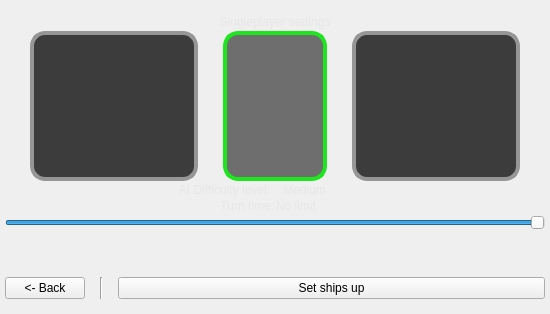
      <widget class="QWidget" name="page_SinglePlayerSettings">
       <property name="styleSheet">
        <string notr="true"/>
       </property>
       <layout class="QVBoxLayout" name="verticalLayout_6" stretch="1,4,1,1,1">
        <property name="spacing">
         <number>2</number>
        </property>
        <property name="leftMargin">
         <number>5</number>
        </property>
        <property name="topMargin">
         <number>15</number>
        </property>
        <property name="rightMargin">
         <number>5</number>
        </property>
        <property name="bottomMargin">
         <number>15</number>
        </property>
        <item>
         <widget class="QLabel" name="label_6">
          <property name="styleSheet">
           <string notr="true">font: 700 24pt &quot;Consolas&quot;;
color: rgb(230, 230, 230);</string>
          </property>
          <property name="text">
           <string>Singleplayer settings</string>
          </property>
          <property name="alignment">
           <set>Qt::AlignCenter</set>
          </property>
         </widget>
        </item>
        <item>
         <layout class="QHBoxLayout" name="horizontalLayout_5">
          <property name="spacing">
           <number>25</number>
          </property>
          <property name="leftMargin">
           <number>25</number>
          </property>
          <property name="rightMargin">
           <number>25</number>
          </property>
          <item>
           <widget class="QPushButton" name="pushButton_SinglePlayer_EasyMode">
            <property name="sizePolicy">
             <sizepolicy hsizetype="Minimum" vsizetype="Minimum">
              <horstretch>0</horstretch>
              <verstretch>0</verstretch>
             </sizepolicy>
            </property>
            <property name="cursor">
             <cursorShape>PointingHandCursor</cursorShape>
            </property>
            <property name="styleSheet">
             <string notr="true">QPushButton {
	image: url(:/new/prefix1/res/ship_easy.png);
	background-color: rgb(60, 60, 60);
    border: 4px solid rgb(150,150,150);
    border-radius: 15px;
    padding: 64;
	font: 400 16pt &quot;Segoe UI&quot;;
}

QPushButton:hover {
    background-color: #0066CC;
    border-color: #1E90FF;
}

QPushButton:pressed {
    background-color: #003399;
    border-color: #1E90FF;
}</string>
            </property>
            <property name="text">
             <string/>
            </property>
            <property name="checkable">
             <bool>true</bool>
            </property>
           </widget>
          </item>
          <item>
           <widget class="QPushButton" name="pushButton_SinglePlayer_MediumMode">
            <property name="sizePolicy">
             <sizepolicy hsizetype="Minimum" vsizetype="Minimum">
              <horstretch>0</horstretch>
              <verstretch>0</verstretch>
             </sizepolicy>
            </property>
            <property name="cursor">
             <cursorShape>ArrowCursor</cursorShape>
            </property>
            <property name="styleSheet">
             <string notr="true">QPushButton {
	image: url(:/new/prefix1/res/ship_mid.png);
	background-color: rgb(110, 110, 110);
    border: 4px solid rgb(30,230,30);
    border-radius: 15px;
    padding: 32;
	font: 400 16pt &quot;Segoe UI&quot;;
}

QPushButton:hover {
    background-color: #0066CC;
    border-color: #1E90FF;
}

QPushButton:pressed {
    background-color: #003399;
    border-color: #1E90FF;
}</string>
            </property>
            <property name="text">
             <string/>
            </property>
            <property name="checkable">
             <bool>true</bool>
            </property>
           </widget>
          </item>
          <item>
           <widget class="QPushButton" name="pushButton_SinglePlayer_HardMode">
            <property name="sizePolicy">
             <sizepolicy hsizetype="Minimum" vsizetype="Minimum">
              <horstretch>0</horstretch>
              <verstretch>0</verstretch>
             </sizepolicy>
            </property>
            <property name="cursor">
             <cursorShape>PointingHandCursor</cursorShape>
            </property>
            <property name="styleSheet">
             <string notr="true">QPushButton {
	image: url(:/new/prefix1/res/ship_hard.png);
	background-color: rgb(60, 60, 60);
    border: 4px solid rgb(150,150,150);
    border-radius: 15px;
    padding: 64;
	font: 400 16pt &quot;Segoe UI&quot;;
}

QPushButton:hover {
    background-color: #0066CC;
    border-color: #1E90FF;
}

QPushButton:pressed {
    background-color: #003399;
    border-color: #1E90FF;
}</string>
            </property>
            <property name="text">
             <string/>
            </property>
            <property name="checkable">
             <bool>true</bool>
            </property>
           </widget>
          </item>
         </layout>
        </item>
        <item>
         <layout class="QHBoxLayout" name="horizontalLayout_8">
          <property name="spacing">
           <number>10</number>
          </property>
          <property name="topMargin">
           <number>0</number>
          </property>
          <item>
           <widget class="QLabel" name="label_8">
            <property name="sizePolicy">
             <sizepolicy hsizetype="Preferred" vsizetype="Maximum">
              <horstretch>0</horstretch>
              <verstretch>0</verstretch>
             </sizepolicy>
            </property>
            <property name="styleSheet">
             <string notr="true">font: 700 16pt &quot;Nirmala UI&quot;;
color: rgb(230, 230, 230);</string>
            </property>
            <property name="text">
             <string>AI Difficulty level:</string>
            </property>
            <property name="alignment">
             <set>Qt::AlignRight|Qt::AlignTrailing|Qt::AlignVCenter</set>
            </property>
           </widget>
          </item>
          <item>
           <widget class="QLabel" name="label_SinglePlayer_Menu_Difficulty">
            <property name="sizePolicy">
             <sizepolicy hsizetype="Preferred" vsizetype="Maximum">
              <horstretch>0</horstretch>
              <verstretch>0</verstretch>
             </sizepolicy>
            </property>
            <property name="styleSheet">
             <string notr="true">font: 700 16pt &quot;Nirmala UI&quot;;
color: rgb(230, 230, 230);</string>
            </property>
            <property name="text">
             <string> Medium</string>
            </property>
           </widget>
          </item>
         </layout>
        </item>
        <item>
         <layout class="QVBoxLayout" name="verticalLayout_7">
          <item>
           <layout class="QHBoxLayout" name="horizontalLayout_6">
            <item>
             <widget class="QLabel" name="label_7">
              <property name="styleSheet">
               <string notr="true">font: 700 14pt &quot;Consolas&quot;;
color: rgb(230, 230, 230);</string>
              </property>
              <property name="text">
               <string>Turn time:</string>
              </property>
              <property name="alignment">
               <set>Qt::AlignRight|Qt::AlignTrailing|Qt::AlignVCenter</set>
              </property>
             </widget>
            </item>
            <item>
             <widget class="QLabel" name="label_TurnTime">
              <property name="styleSheet">
               <string notr="true">font: 700 14pt &quot;Consolas&quot;;
color: rgb(230, 230, 230);</string>
              </property>
              <property name="text">
               <string>No limit</string>
              </property>
             </widget>
            </item>
           </layout>
          </item>
          <item>
           <widget class="QSlider" name="horizontalSlider_SinglePlayerTurnTime">
            <property name="styleSheet">
             <string notr="true">color: rgb(0, 255, 255);</string>
            </property>
            <property name="minimum">
             <number>1</number>
            </property>
            <property name="maximum">
             <number>11</number>
            </property>
            <property name="singleStep">
             <number>1</number>
            </property>
            <property name="value">
             <number>11</number>
            </property>
            <property name="orientation">
             <enum>Qt::Horizontal</enum>
            </property>
           </widget>
          </item>
          <item>
           <spacer name="verticalSpacer_7">
            <property name="orientation">
             <enum>Qt::Vertical</enum>
            </property>
            <property name="sizeType">
             <enum>QSizePolicy::Fixed</enum>
            </property>
            <property name="sizeHint" stdset="0">
             <size>
              <width>20</width>
              <height>40</height>
             </size>
            </property>
           </spacer>
          </item>
         </layout>
        </item>
        <item>
         <layout class="QHBoxLayout" name="horizontalLayout_4">
          <property name="spacing">
           <number>15</number>
          </property>
          <property name="topMargin">
           <number>5</number>
          </property>
          <item>
           <widget class="QPushButton" name="pushButton_SinglePlayer_Menu_Back">
            <property name="sizePolicy">
             <sizepolicy hsizetype="Expanding" vsizetype="Fixed">
              <horstretch>0</horstretch>
              <verstretch>0</verstretch>
             </sizepolicy>
            </property>
            <property name="styleSheet">
             <string notr="true"/>
            </property>
            <property name="text">
             <string>&lt;- Back</string>
            </property>
           </widget>
          </item>
          <item>
           <widget class="Line" name="line_3">
            <property name="orientation">
             <enum>Qt::Vertical</enum>
            </property>
           </widget>
          </item>
          <item>
           <widget class="QPushButton" name="pushButton_SinglePlayer_Menu_Play">
            <property name="sizePolicy">
             <sizepolicy hsizetype="Expanding" vsizetype="Fixed">
              <horstretch>3</horstretch>
              <verstretch>0</verstretch>
             </sizepolicy>
            </property>
            <property name="styleSheet">
             <string notr="true"/>
            </property>
            <property name="text">
             <string>Set ships up</string>
            </property>
           </widget>
          </item>
         </layout>
        </item>
       </layout>
      </widget>
